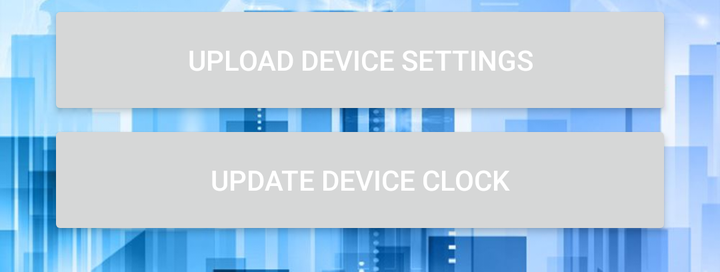
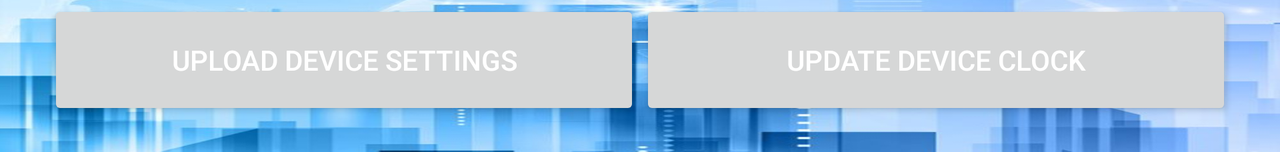

The same Android screen from two of the app's own layout files: first res/layout/ as a phone draws it, then the repository's variant for another configuration, drawn on a device whose configuration selects that folder. Both files follow.
<!-- AndroidManifest.xml: application theme MyMaterialTheme.Launcher -->
<!-- res/layout/setting_activity_footer.xml -->
<?xml version="1.0" encoding="utf-8"?>
<LinearLayout xmlns:android="http://schemas.android.com/apk/res/android" xmlns:app="http://schemas.android.com/apk/res-auto"
    android:layout_gravity="bottom"
    android:orientation="vertical"
    android:paddingBottom="@dimen/dim_16dp"
    android:layout_width="match_parent"
    android:layout_height="wrap_content"
    android:paddingStart="@dimen/dim_24dp"
    android:paddingEnd="@dimen/dim_24dp">
    <Button
        android:id="@+id/button_sync_device_settings"
        android:layout_width="match_parent"
        android:text="@string/sync_device_settings"
        style="@style/button_setting_sync"/>
    <Button
        android:id="@+id/button_update_device_clock"
        android:layout_width="match_parent"
        android:text="@string/update_device_clock"
        style="@style/button_setting_sync"/>
</LinearLayout>
<!-- resources referenced by this layout -->
<resources>
  <dimen name="dim_16dp">16dp</dimen>
  <dimen name="dim_24dp">24dp</dimen>
  <string name="sync_device_settings">Upload Device Settings</string>
  <string name="update_device_clock">Update Device Clock</string>
  <style name="button_setting_sync" parent="">
          <item name="android:textColor">@color/colorWhite</item>
          <item name="android:layout_height">@dimen/dim_60dp</item>
      </style>
  <style name="MyMaterialTheme.Launcher" parent="@style/Theme.AppCompat.DayNight.NoActionBar">
          <item name="android:windowBackground">@drawable/launch_screen</item>
      </style>
  <color name="colorWhite">#ffffff</color>
  <dimen name="dim_60dp">60dp</dimen>
  <!-- drawable launch_screen (drawable) -->
  <?xml version="1.0" encoding="utf-8"?>
  <layer-list xmlns:android="http://schemas.android.com/apk/res/android" android:opacity="opaque">
      <item>
          <bitmap
              android:src="@drawable/launcher_screen_bkg_1"
              android:scaleType="fitCenter"/>
      </item>
  </layer-list>
  <!-- drawable launcher_screen_bkg_1: jpg bitmap (drawable-nodpi, 117774 bytes) -->
</resources>
<!-- res/layout-land/setting_activity_footer.xml (the repository's variant of the layout above) -->
<!-- drawn on the phone turned sideways -->
<?xml version="1.0" encoding="utf-8"?>
<LinearLayout xmlns:android="http://schemas.android.com/apk/res/android" xmlns:app="http://schemas.android.com/apk/res-auto"
    android:layout_gravity="bottom"
    android:orientation="horizontal"
    android:paddingBottom="@dimen/dim_16dp"
    android:layout_width="match_parent"
    android:layout_height="wrap_content"
    android:paddingStart="@dimen/dim_24dp"
    android:paddingEnd="@dimen/dim_24dp">
    <Button
        android:id="@+id/button_sync_device_settings"
        android:layout_width="@dimen/dim_0dp"
        android:text="@string/sync_device_settings"
        android:layout_weight="1"
        style="@style/button_setting_sync"/>
    <Button
        android:id="@+id/button_update_device_clock"
        android:layout_width="@dimen/dim_0dp"
        android:text="@string/update_device_clock"
        android:layout_weight="1"
        style="@style/button_setting_sync"/>
</LinearLayout>
<!-- resources referenced by the variant -->
<!-- as the phone turned sideways resolves them -->
<resources>
  <dimen name="dim_0dp">0dp</dimen>
  <dimen name="dim_16dp">16dp</dimen>
  <dimen name="dim_24dp">24dp</dimen>
  <string name="sync_device_settings">Upload Device Settings</string>
  <string name="update_device_clock">Update Device Clock</string>
  <style name="button_setting_sync" parent="">
          <item name="android:textColor">@color/colorWhite</item>
          <item name="android:layout_height">@dimen/dim_60dp</item>
      </style>
  <style name="MyMaterialTheme.Launcher" parent="@style/Theme.AppCompat.DayNight.NoActionBar">
          <item name="android:windowBackground">@drawable/launch_screen</item>
      </style>
  <color name="colorWhite">#ffffff</color>
  <dimen name="dim_60dp">60dp</dimen>
  <!-- drawable launch_screen (drawable) -->
  <?xml version="1.0" encoding="utf-8"?>
  <layer-list xmlns:android="http://schemas.android.com/apk/res/android" android:opacity="opaque">
      <item>
          <bitmap
              android:src="@drawable/launcher_screen_bkg_1"
              android:scaleType="fitCenter"/>
      </item>
  </layer-list>
  <!-- drawable launcher_screen_bkg_1: jpg bitmap (drawable-nodpi, 117774 bytes) -->
</resources>
